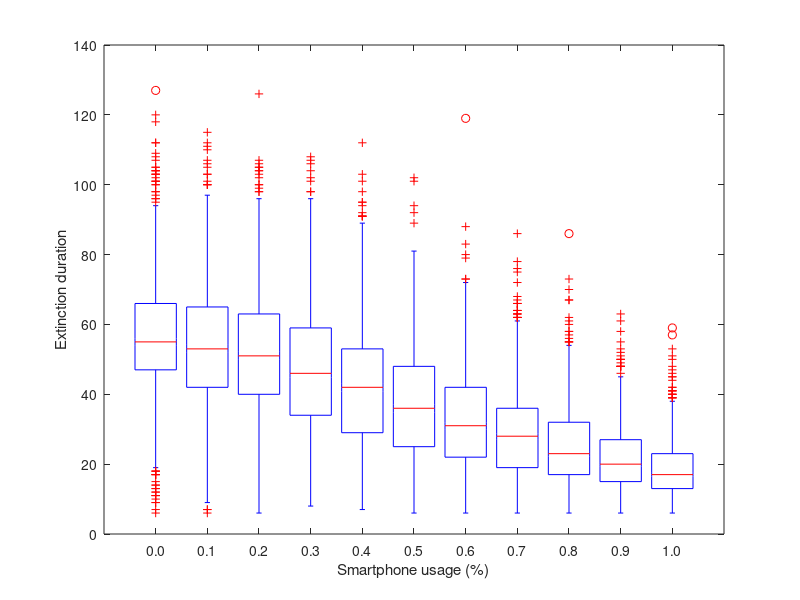

Write the MATLAB code that produced this figure. (Note: this script raises an error after producing the figure.)
clearvars;close all;
load('rep1000_result.mat')
% su_list = 0:.1:1;


boxplot(extinct_date')
xticklabels(arrayfun(@(x) num2str(x, '%.1f'),su_list,'UniformOutput',false))
xlabel('Smartphone usage (%)');
ylabel('Extinction duration');
sdf(gcf,'paper_f150')
